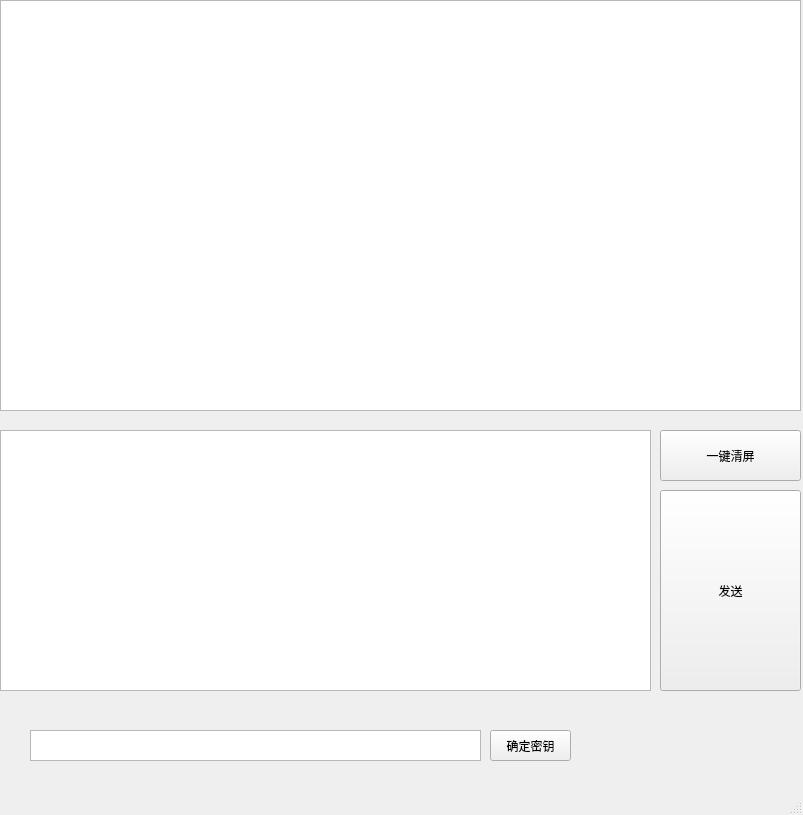
<?xml version="1.0" encoding="UTF-8"?>
<ui version="4.0">
 <class>MainWindow</class>
 <widget class="QMainWindow" name="MainWindow">
  <property name="geometry">
   <rect>
    <x>0</x>
    <y>0</y>
    <width>803</width>
    <height>815</height>
   </rect>
  </property>
  <property name="windowTitle">
   <string>ChatGPT皮神版</string>
  </property>
  <property name="windowIcon">
   <iconset>
    <normaloff>lxd.jpg</normaloff>lxd.jpg</iconset>
  </property>
  <widget class="QWidget" name="centralwidget">
   <widget class="QPushButton" name="sendButton">
    <property name="geometry">
     <rect>
      <x>660</x>
      <y>490</y>
      <width>141</width>
      <height>201</height>
     </rect>
    </property>
    <property name="text">
     <string>发送</string>
    </property>
   </widget>
   <widget class="QTextEdit" name="textEdit">
    <property name="geometry">
     <rect>
      <x>0</x>
      <y>0</y>
      <width>801</width>
      <height>411</height>
     </rect>
    </property>
   </widget>
   <widget class="QTextEdit" name="sendtextEdit">
    <property name="geometry">
     <rect>
      <x>0</x>
      <y>430</y>
      <width>651</width>
      <height>261</height>
     </rect>
    </property>
    <property name="styleSheet">
     <string notr="true"/>
    </property>
   </widget>
   <widget class="QTextEdit" name="textEdit_3">
    <property name="geometry">
     <rect>
      <x>30</x>
      <y>730</y>
      <width>451</width>
      <height>31</height>
     </rect>
    </property>
   </widget>
   <widget class="QPushButton" name="clearButton">
    <property name="geometry">
     <rect>
      <x>660</x>
      <y>430</y>
      <width>141</width>
      <height>51</height>
     </rect>
    </property>
    <property name="text">
     <string>一键清屏</string>
    </property>
   </widget>
   <widget class="QPushButton" name="pushButton_2">
    <property name="geometry">
     <rect>
      <x>490</x>
      <y>730</y>
      <width>81</width>
      <height>31</height>
     </rect>
    </property>
    <property name="text">
     <string>确定密钥</string>
    </property>
   </widget>
   <widget class="QLabel" name="keylabel">
    <property name="geometry">
     <rect>
      <x>90</x>
      <y>700</y>
      <width>581</width>
      <height>21</height>
     </rect>
    </property>
    <property name="text">
     <string/>
    </property>
   </widget>
  </widget>
  <widget class="QMenuBar" name="menubar">
   <property name="geometry">
    <rect>
     <x>0</x>
     <y>0</y>
     <width>803</width>
     <height>23</height>
    </rect>
   </property>
  </widget>
  <widget class="QStatusBar" name="statusbar"/>
 </widget>
 <resources/>
 <connections/>
</ui>
